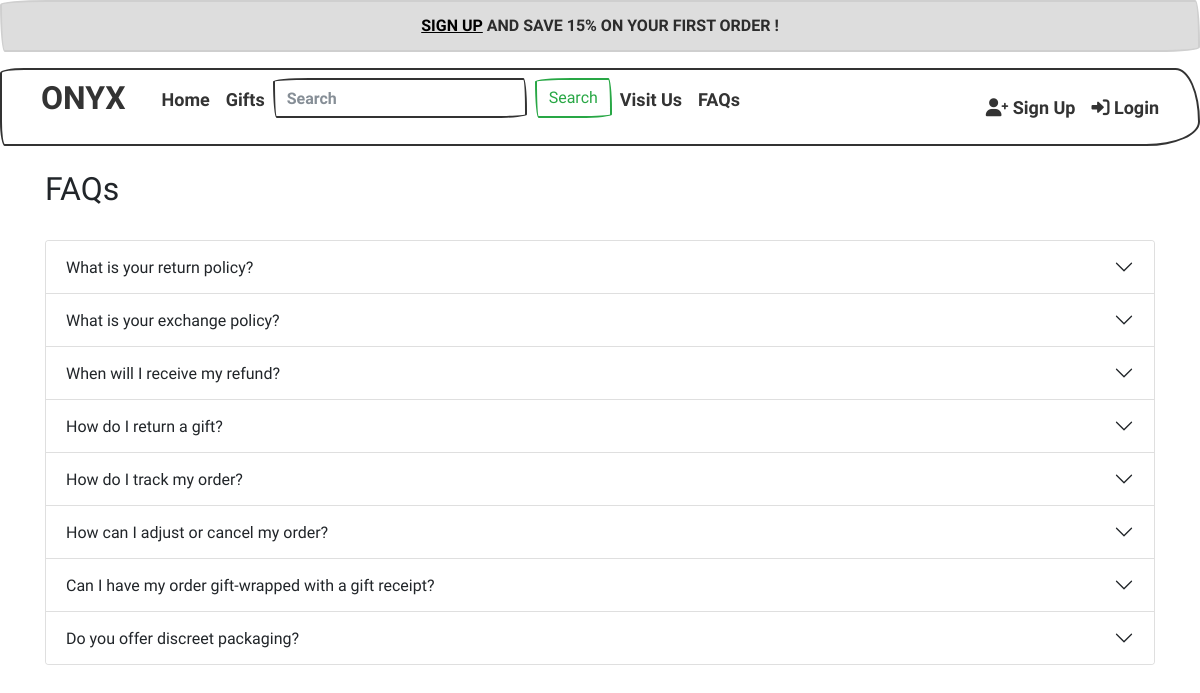
/FAQ, run on the app's committed database.
### tables this page shows
CREATE TABLE `faqs` (
  `FAQId` int(11) NOT NULL,
  `FAQQuestion` varchar(500) NOT NULL,
  `FAQAnswer` varchar(10000) NOT NULL
);

### app/controllers/FAQ.php (called while the page is built)
<?php
class FAQ extends Controller
{
    public function __construct()
    {
        $this->faqModel = $this->model('faqModel');
    }
    public function index()
    {
        $faqs = $this->faqModel->getFAQs();
        $data = ['faqs' => $faqs];
        $this->view('FAQ/faq', $data);
    }
}
?>

### app/core/App.php (called while the page is built, shortened)
<?php
class App
{
    protected $currentMethod = 'index';
    public function __construct()
    {
        $url = $this->parseURL();
        if (file_exists('../app/controllers/' . $url[0] . '.php')) {
            unset($url[0]);
        }
        $this->currentController = new $this->currentController;
        $this->params = $url ? array_values($url) : [];
        call_user_func_array([$this->currentController, $this->currentMethod], $this->params);
    }
    public function parseURL()
    {
        if (isset($_GET['url'])) {
            $url = rtrim($_GET['url'], '/');
            $url = filter_var($url, FILTER_SANITIZE_URL);
            $url = explode('/', $url);
            return $url;
        }
    }
}

### public/index.php (called while the page is built, shortened)
<?php
    $init = new App;
?>

### app/core/Model.php (called while the page is built, shortened)
<?php
class Model
{
    private $host = DB_HOST;
    private $user = DB_USER;
    private $pass = DB_PASS;
    private $dbname = DB_NAME;
    private $dbh;
    private $stmt;
    public function __construct()
    {
        $dsn = 'mysql:host=' . $this->host . ';dbname=' . $this->dbname;
        $options = array(
            PDO::ATTR_PERSISTENT => true,
            PDO::ATTR_ERRMODE => PDO::ERRMODE_EXCEPTION
        );
        try {
            $this->dbh = new PDO($dsn, $this->user, $this->pass, $options);
        } catch (PDOException $e) {
            $this->error = $e->getMessage();
            echo $this->error;
        }
    }
    public function query($sql)
    {
        $this->stmt = $this->dbh->prepare($sql);
    }
    public function execute()
    {
        return $this->stmt->execute();
    }
    public function getResultSet(){
        $this->execute();
        return $this->stmt->fetchAll(PDO::FETCH_OBJ);
    }
}

### app/models/faqModel.php (called while the page is built)
<?php
    class faqModel{
        public function __construct(){
            $this->db = new Model;
        }
        public function getFAQs()
        {
            $this->db->query("SELECT * FROM FAQs");
            return $this->db->getResultSet();
        }
    }
?>

### app/views/FAQ/faq.php (the view, shortened to what this page needs)
<?php require APPROOT . '/views/includes/header.php'; ?>
<html>
<head>
</head>
<body>
    <div class= "container">
            <br><h2>FAQs</h2><br>
    </div>
<div class="container">
    <div class="accordion" id="accordionExample">
    <?php
    foreach($data["faqs"] as $faq){
    echo '<div class="accordion-item">';
        echo '<h2 class="accordion-header" id="heading'.$faq->FAQId.'">
        <button class="accordion-button collapsed" type="button" data-bs-toggle="collapse" data-bs-target="#collapse'.$faq->FAQId.'" aria-expanded="false" aria-controls="collapse'.$faq->FAQId.'">
            '.$faq->FAQQuestion.'
        </button>
        </h2>';
    echo '</div>';
    }
    ?>
    </div>
</div>
</body>
</html>
<?php require APPROOT . '/views/includes/footer.php'; ?>

### data on the page
faqs: FAQQuestion "What is your return policy?"
faqs: FAQQuestion "What is your exchange policy?"
faqs: FAQQuestion "When will I receive my refund?"
faqs: FAQQuestion "How do I return a gift?"
faqs: FAQQuestion "How do I track my order?"
faqs: FAQQuestion "How can I adjust or cancel my order?"
faqs: FAQQuestion "Can I have my order gift-wrapped with a gift receipt?"
faqs: FAQQuestion "Do you offer discreet packaging?"
